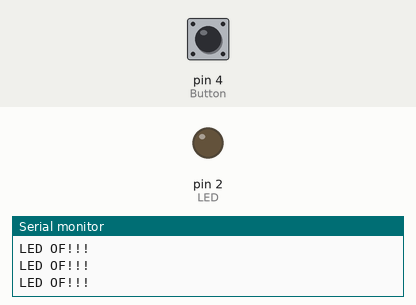
Simulated run of this sketch. Board: Arduino Uno, built with avr-gcc and run on an emulated ATmega328P. Shown: output pins drawn as LEDs (lit = HIGH), the last lines printed to the serial monitor. Inputs (shaded band) come from the test bench; at power-on: pin 4 (Button) LOW.

Above: at 1.2 s.
1.3 s: pin 4 (Button) pulled HIGH for 0.15 s
At 1.38 s:
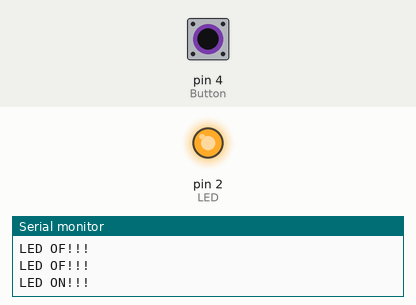
2.9 s: pin 4 (Button) pulled HIGH for 3.2 s
At 6.7 s:
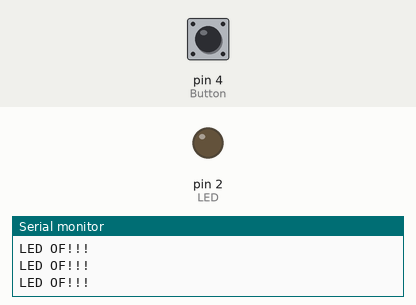
Timing chart, 0 to 8.2 s (numbered marks = the images above; inputs shaded):
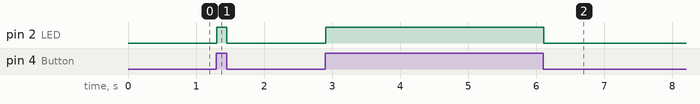

The sketch:

led_blink_protoboard_swtich.ino
```cpp
//Pin 2: Input for reading the button
//Pin 3: Output for controlling the led
int ButtonValue = 0;
int Button = 4;
int LED=2;

void setup() {
  Serial.begin(9600);
  pinMode(Button, INPUT);
  pinMode(LED, OUTPUT);
}

void loop() {
  ButtonValue = digitalRead(Button);

  if(ButtonValue!=0){
   digitalWrite(LED,HIGH);
   Serial.println("LED ON!!!");
  }else{
   digitalWrite(LED,LOW);
   Serial.println("LED OF!!!");
  }

}
```

Measured:
- after the input at 1.3 s, pin 2 (LED): LOW → HIGH at once, → LOW 0.15 s later
- after the input at 2.9 s, pin 2 (LED): LOW → HIGH at once, → LOW 3.2 s later
